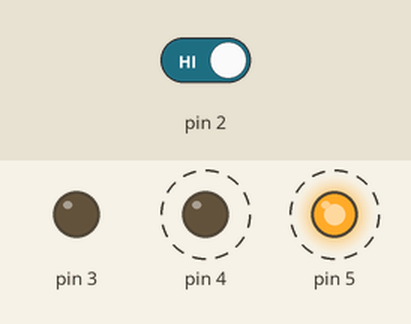
A sketch run on a simulated Arduino Uno, built with avr-gcc and run on an emulated ATmega328P. Parts: output pins drawn as LEDs (lit = HIGH). Dashed ring = blinking. Inputs (shaded band) come from the test bench; at power-on: pin 2 HIGH.

Above: at 1.8 s.
1.9 s: pin 2 driven LOW
At 2.6 s:
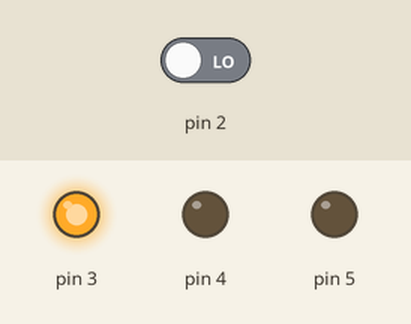
3.5 s: pin 2 driven HIGH
At 3.62 s:
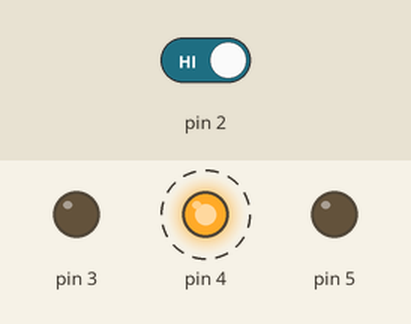
Timing chart, 0 to 12.5 s (numbered marks = the images above; inputs shaded):
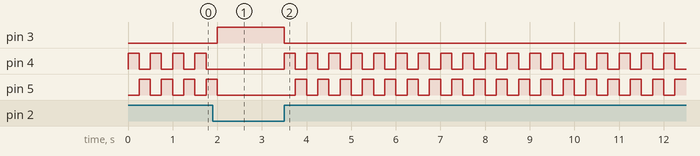

The sketch:

interfaz_de_nave_espacial2.ino
```cpp
int switchState = 0;

void setup() {

  pinMode(3, OUTPUT);
 pinMode(4, OUTPUT);
 pinMode(5, OUTPUT);
  pinMode(2, INPUT);
}
void loop(){
  switchState = digitalRead(2);
  // esto es un comentario


 if (switchState == LOW){
  // el botón no está pulsado

  digitalWrite(3,HIGH); // LED verde
    digitalWrite(4,LOW); // LED rojos
      digitalWrite(5,LOW); // LED rojos
}

else { // the button is pressed
   digitalWrite(3, LOW);
   digitalWrite(4, HIGH);
   digitalWrite(5, LOW);

   delay(250); // espera un cuarto de segundo
   // permuta los LEDs
   digitalWrite(4, LOW);
   digitalWrite(5, HIGH);
}delay(250); // espera un cuarto de segundo

}
 //vuelve al inicio del bucle
```

Measured:
- after the input at 1.9 s, pin 3: LOW → HIGH after 0.10 s; pin 4: stops changing and stays LOW; pin 5: goes on until 2.0 s, then stays LOW
- after the input at 3.5 s, pin 3: HIGH → LOW at once; pin 4: alternates HIGH for 0.25 s and LOW for 0.25 s, starting at once; pin 5: alternates HIGH for 0.25 s and LOW for 0.25 s, starting after 0.25 s
- by itself, pin 4, pin 5: alternates HIGH for 0.25 s and LOW for 0.25 s
